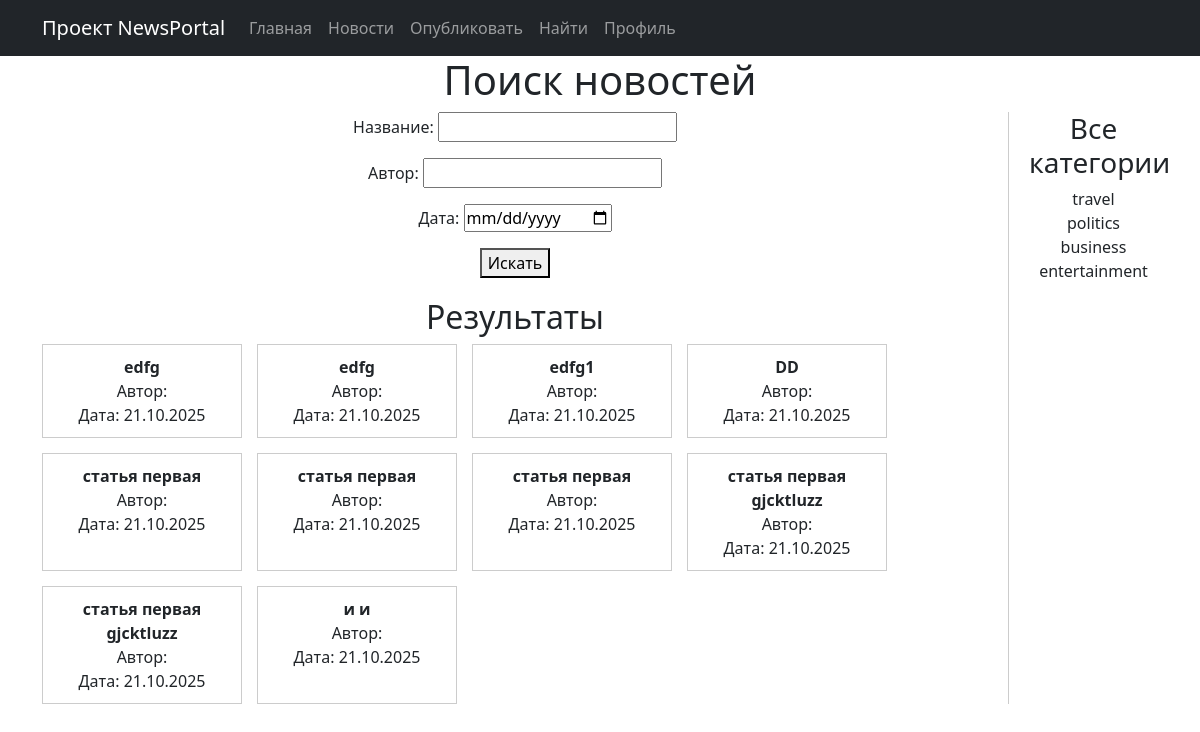
The app's page /news/search/ with its own data.
### news/models.py (models this page shows, shortened)
class Post(models.Model):
    author = models.ForeignKey(Author, on_delete=models.CASCADE)
    NEWS = 'NW'
    ARTICLE = 'AR'
    CATEGORIES = (
        (NEWS, 'Новость'),
        (ARTICLE, 'Статья')
    )
    categoryType = models.CharField(max_length=2, choices=CATEGORIES, default=ARTICLE)
    dateCreation = models.DateTimeField(auto_now_add=True)
    postCategory = models.ManyToManyField(Category, through='PostCategory')
    title = models.CharField(max_length=128)
    text = models.TextField()
    rating = models.SmallIntegerField(default=0)

class Category(models.Model):
    name = models.CharField(max_length=64, unique=True)
    subscribers = models.ManyToManyField(User, related_name='subscribed_categories', blank=True)

### news/views.py (the view)
# urls.py: path('news/search/', PostSearch.as_view(), name='post_search'),
class PostSearch(ListView):
    model = Post
    template_name = 'news/post_search.html'
    context_object_name = 'post_search'
    paginate_by = 10  # по желанию
    def get_queryset(self):
        queryset = super().get_queryset()
        self.filterset = PostFilter(self.request.GET, queryset=queryset)
        return self.filterset.qs
    def get_context_data(self, **kwargs):
        context = super().get_context_data(**kwargs)
        context['filter'] = self.filterset
        context['categories'] = Category.objects.all()
        return context

### templates/news/post_search.html
{% extends 'flatpages/default.html' %}
{% block content %}
<h1>Поиск новостей</h1>
<div style="display: flex; gap: 20px;">
  <div style="flex: 3;">
    <form method="get" style="margin-bottom: 20px;">
      {{ filter.form.as_p }}
      <button type="submit">Искать</button>
    </form>
    <h2>Результаты</h2>
    <div style="display: flex; flex-wrap: wrap; gap: 15px;">
      {% for post in post_search %}
        <div style="border: 1px solid #ccc; padding: 10px; width: 200px;">
          <strong>{{ post.title }}</strong><br>
          Автор: {{ post.author.name }}<br>
          Дата: {{ post.dateCreation|date:"d.m.Y" }}
        </div>
      {% empty %}
        <div>Нет результатов</div>
      {% endfor %}
    </div>
  </div>
  <div style="width: 150px; border-left: 1px solid #ccc; padding-left: 20px;">
    <h3>Все категории</h3>
    <ul style="list-style: none; padding-left: 0;">
      {% for category in categories %}
        <li>{{ category.name }}</li>
      {% empty %}
        <li>Нет категорий</li>
      {% endfor %}
    </ul>
  </div>
</div>
{% endblock %}

### records on screen
Post: title "edfg", dateCreation "21.10.2025"
Post: title "edfg", dateCreation "21.10.2025"
Post: title "edfg1", dateCreation "21.10.2025"
Post: title "DD", dateCreation "21.10.2025"
Post: title "статья первая", dateCreation "21.10.2025"
Post: title "статья первая", dateCreation "21.10.2025"
Post: title "статья первая", dateCreation "21.10.2025"
Post: title "статья первая gjcktluzz", dateCreation "21.10.2025"
Post: title "статья первая gjcktluzz", dateCreation "21.10.2025"
Post: title "и и", dateCreation "21.10.2025"
Category: name "travel"
Category: name "politics"
Category: name "business"
Category: name "entertainment"
